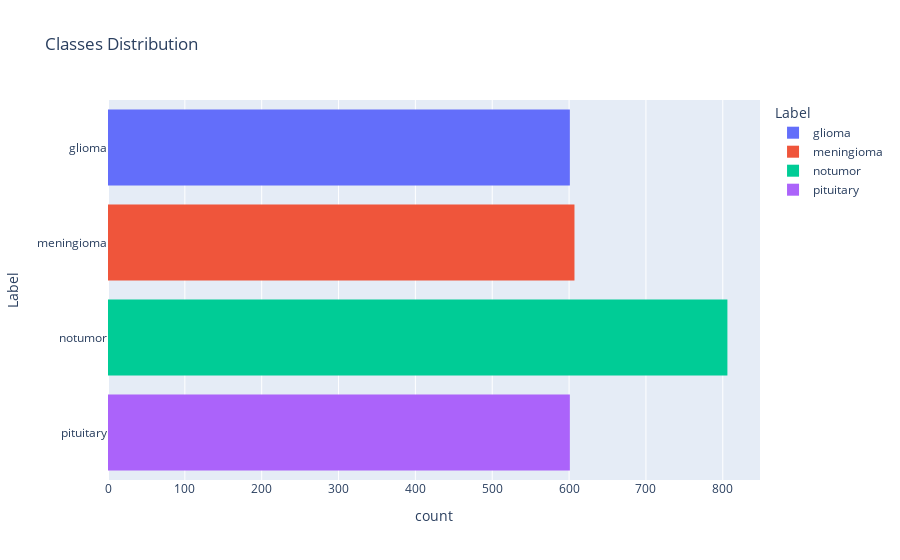

The notebook cell saved with this chart:
### Code cell
px.histogram(test_data, y="Label", color="Label", title="Classes Distribution")

### Figure 1 — Plotly figure (JSON) as saved in the notebook; plotly's stock layout.template omitted (floating-point values rounded to 4 significant figures; data arrays with more than 128 entries replaced by an {"elided": "..."} marker saying what was removed)
{"data": [{"bingroup": "y", "hovertemplate": "Label=%{y}<br>count=%{x}<extra></extra>", "legendgroup": "glioma", "marker": {"color": "#636efa", "pattern": {"shape": ""}}, "name": "glioma", "orientation": "h", "showlegend": true, "type": "histogram", "xaxis": "x", "y": {"elided": "601 str values"}, "yaxis": "y"}, {"bingroup": "y", "hovertemplate": "Label=%{y}<br>count=%{x}<extra></extra>", "legendgroup": "meningioma", "marker": {"color": "#EF553B", "pattern": {"shape": ""}}, "name": "meningioma", "orientation": "h", "showlegend": true, "type": "histogram", "xaxis": "x", "y": {"elided": "607 str values"}, "yaxis": "y"}, {"bingroup": "y", "hovertemplate": "Label=%{y}<br>count=%{x}<extra></extra>", "legendgroup": "notumor", "marker": {"color": "#00cc96", "pattern": {"shape": ""}}, "name": "notumor", "orientation": "h", "showlegend": true, "type": "histogram", "xaxis": "x", "y": {"elided": "806 str values"}, "yaxis": "y"}, {"bingroup": "y", "hovertemplate": "Label=%{y}<br>count=%{x}<extra></extra>", "legendgroup": "pituitary", "marker": {"color": "#ab63fa", "pattern": {"shape": ""}}, "name": "pituitary", "orientation": "h", "showlegend": true, "type": "histogram", "xaxis": "x", "y": {"elided": "601 str values"}, "yaxis": "y"}], "layout": {"autosize": true, "barmode": "relative", "legend": {"title": {"text": "Label"}, "tracegroupgap": 0}, "title": {"text": "Classes Distribution"}, "xaxis": {"anchor": "y", "autorange": true, "domain": [0, 1], "range": [0, 848.4], "title": {"text": "count"}}, "yaxis": {"anchor": "x", "autorange": true, "categoryarray": ["pituitary", "notumor", "meningioma", "glioma"], "categoryorder": "array", "domain": [0, 1], "range": [-0.5, 3.5], "title": {"text": "Label"}, "type": "category"}}}
